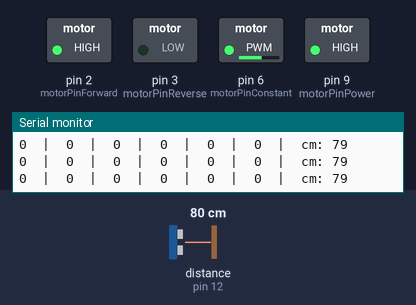
Recording of a sketch running on a simulated Arduino Uno, built with avr-gcc and run on an emulated ATmega328P. Parts: switched loads named in the sketch (green lamp = pin HIGH), the last lines printed to the serial monitor. Wiring (inferred from the names in the program): ultrasonic range finder: trigger pin 13; echo pin 12. The inputs (shaded band) are chosen by the test bench; at power-on: distance to the obstacle (sensor on pin 12) 80 cm. The echo pulse lasts 58.3 µs per cm; pins used as bus, display or sensor lines are not drawn.

Above: at 1.2 s.
1.3 s: distance to the obstacle (sensor on pin 12) set to 22 cm
2.8 s: distance to the obstacle (sensor on pin 12) set to 18 cm
At 3.7 s:
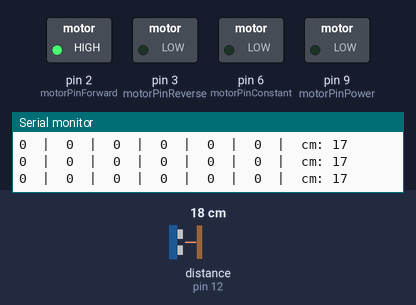
Timing chart, 0 to 5.8 s (numbered marks = the images above; inputs shaded):
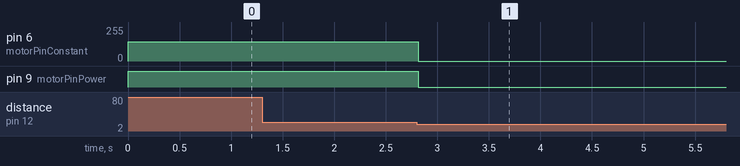

Measured:
- the behaviour switches between 21 and 20 cm on distance to the obstacle (sensor on pin 12) (found by bisection; images 0 and 1)
- after the input at 2.8 s, pin 6 (motorPinConstant): 144/255 → 0/255 at once; pin 9 (motorPinPower): HIGH → LOW at once

The sketch:

New_Wall_Detection_Car.ino
```cpp
#define trigPin 13
#define echoPin 12
#define motorPinForward 2
#define motorPinReverse 3
#define motorPinPower 9
#define motorPinConstant 6

long duration, distance;
unsigned long counter;
unsigned long counter2;
unsigned long counter3;
unsigned long delay1;
unsigned long delay2;
unsigned long delay3;


void setup(){
  Serial.begin (9600);
  pinMode(trigPin, OUTPUT);
  pinMode(echoPin, INPUT);
  pinMode(motorPinForward, OUTPUT);
  pinMode(motorPinReverse, OUTPUT);
  pinMode(motorPinPower, OUTPUT);
  digitalWrite(motorPinPower,HIGH);
  digitalWrite(motorPinForward, HIGH);
  digitalWrite(motorPinReverse,LOW);
  analogWrite(motorPinConstant,400);
}

void loop(){
  wallDetector();
  delay(100);
}

void wallDetector(){
  static int reader;
  static int forwardReader;
  static int reverseReader;
  digitalWrite(trigPin, LOW);  // Added this line
  delayMicroseconds(2); // Added this line
  digitalWrite(trigPin, HIGH);
  delayMicroseconds(10); // Added this line
  digitalWrite(trigPin, LOW);
  duration = pulseIn(echoPin, HIGH);
  distance = (duration/2) / 29.1;
  reader = digitalRead(motorPinPower);
  forwardReader = digitalRead(motorPinForward);
  reverseReader = digitalRead(motorPinReverse);


  if(distance < 20){
    digitalWrite(motorPinPower,LOW);
    digitalWrite(motorPinConstant,LOW);
    counter = counter++;
  }
    if(counter == 20){
      delay1 = 20;
      counter = 0;
    }
    if(delay1 == 20){
      digitalWrite(motorPinPower,HIGH);
      digitalWrite(motorPinForward,LOW);
      digitalWrite(motorPinReverse,HIGH);
      counter2 = counter2++;
    }
    if(delay1 == 20 & counter2 == 10){
      delay2 = 20;
      counter2 = 0;
    }
    if(delay2 == 20){
      digitalWrite(motorPinPower,LOW);
      counter3 = counter3++;
    }
    if(counter3 == 20){
      delay3 = 20;
      counter3 = 0;
    }
    if(distance > 20 & delay3 == 20){
      analogWrite(motorPinConstant,400);
      digitalWrite(motorPinPower,HIGH);
      digitalWrite(motorPinForward,HIGH);
      digitalWrite(motorPinReverse,LOW);

    }
   if(delay1 == 20 && delay2 == 20 && delay3 == 20){
     counter = 0;
     counter2 = 0;
     counter3 = 0;
     delay1 = 0;
     delay2 = 0;
     delay3 = 0;
   }


  Serial.print(counter);
  Serial.print("  |  ");
  Serial.print(counter2);
  Serial.print("  |  ");
  Serial.print(counter3);
  Serial.print("  |  ");
  Serial.print(delay1);
  Serial.print("  |  ");
  Serial.print(delay2);
  Serial.print("  |  ");
  Serial.print(delay3);
  Serial.print("  |  ");
  Serial.print("cm: ");
  Serial.println(distance);

}
```
